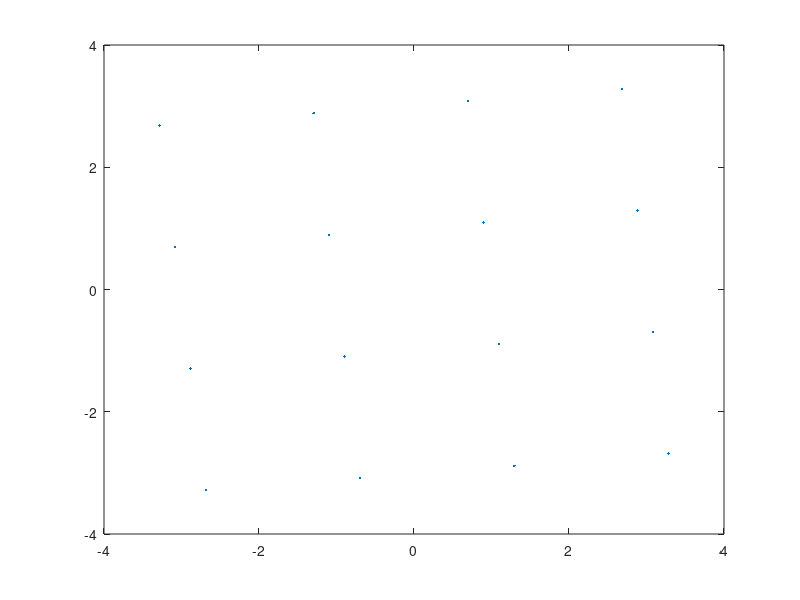

The MATLAB source for this figure: (Note: this script raises an error after producing the figure.)
clc;
clear all;
close all;

theta = [-3-3.*j -3-j -3+j -3+3.*j;
    -1-3.*j -1-j -1+j -1+3.*j;
    1-3.*j 1-j 1+j 1+3.*j;
    3-3.*j 3-j 3+j 3+3.*j];
N = 4000; % Number of symbols.

% Generating integer numbers in the interval [1,16].
numbers = randi([1 16],1,N);

% Generating the signal and the start of the signal.
signal = theta(numbers);
% signal(1) = 3 + j.*3;
% signal(2) = 3 + j.*3;
% signal(3) = 3 + j.*3;
% signal(4) = 3 + j.*3;
signal=signal*exp(0.1*1i);

%phi = pi./7; % The phase rotation.
phi=0;
signal_before_rotation = signal;

% The signal gets a constant phase rotation.
signal = signal.*exp(j.*phi);

% Rotating the signal by a complex number in order to generate noise
% that rotates the signal.
for i = 1:N
    phi_2 = 0.0.*randn(1,1) + 0.00*i^1;
    signal(i) = signal(i).*exp(j.*phi_2);
end
figure()
plot(signal,'.')

% Initialising constants, variables and vectors.
exact_value = (abs(3 + 1i.*3) + abs(3 + 1i.*1))./2;
first_start = 1;
phi_updated = 0;
theta_updated = 0;
theta_updated_2 = 0;
theta_updated_2_vec = zeros(1,N);
phi_updated_vec = zeros(1,N);
signal_corrected = zeros(1,N);

% Performing the phase synchronisation. The 4 first symbols are known (the
% absolute value is used) so that much rotation is used for these symbols
% and after that the rotation is possibly updated little in each
% iteration of the loop.
for i = 4:N
    if (abs(signal(i)) > exact_value && abs(signal(i - 1)) > exact_value && ...
            abs(signal(i - 2)) > exact_value && ...
            abs(signal(i - 3)) > exact_value && first_start == 1)
        start = 1;
        [signal_corrected(i - 3),phi_updated] = ...
            phase_synchronisation_sample(signal(i - 3),phi_updated,start);
        first_start = 0;
    else
        start = 0;
        [signal_corrected(i - 3),phi_updated,theta_updated,...
            theta_updated_2] = frequency_synchronisation_sample(...
            signal(i-3),phi_updated,theta_updated,theta_updated_2);
    end
    if (i == N)
        for j = 1:3
            [signal_corrected(N - 3 + j),phi_updated,theta_updated,theta_updated_2] = ...
                frequency_synchronisation_sample(signal(N - 3 + j),...
                phi_updated,theta_updated,theta_updated_2);
        end
    end
    theta_updated_2_vec(i) = theta_updated_2;
    phi_updated_vec(i) = phi_updated;
end

% % % Performing frequency synchronisation.
% for i = 1:N
%     [signal_corrected_2(i),phi_updated,theta_updated,theta_updated_2] ...
%         = frequency_synchronisation_sample(...
%         signal_corrected(i),phi_updated,theta_updated,theta_updated_2);
% end


% This loop is used in order to find the position of the symbol in the 
% theta matrix.
for i = 1:N
    for j = 1:4
        for k = 1:4
            distance(j,k) = abs(signal_corrected(i) - theta(j,k));
        end
    end
    [~,index_1] = min(min(distance,[],1));
    [~,index_2] = min(min(distance,[],2));
    
    signal_test(i) = theta(index_2,index_1);
end

errors = signal_test - signal_before_rotation;
errors_norm = norm(errors)

figure
plot(signal,'.')
hold on
%plot(signal_corrected,'r.')
hold on
plot(signal_corrected(1:end), 'r.');

%plot(signal_corrected_2,'m.')
axis([-4 4 -4 4])
axis equal
figure
plot(theta_updated_2_vec)
title('Accumulated frequency phase correction');
figure
plot(phi_updated_vec)
hold on
plot(-phi.*ones(1,N),'r')
title('Phase offset per symbol');